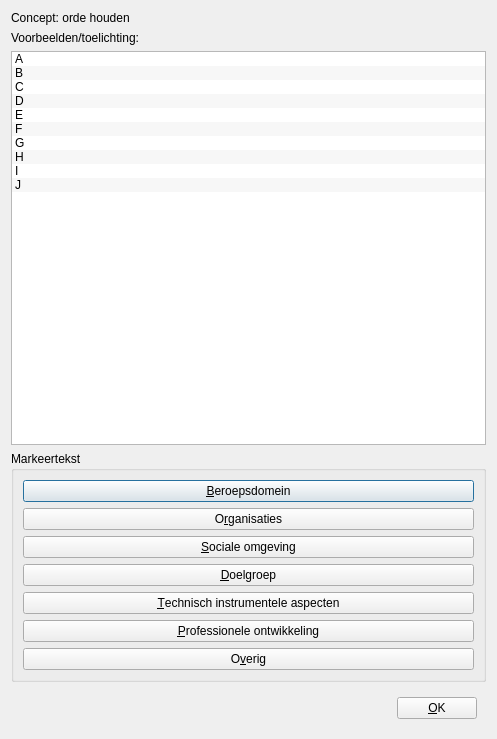
<?xml version="1.0" encoding="UTF-8"?>
<ui version="4.0">
 <class>QtRateExamplesDialog</class>
 <widget class="QDialog" name="QtRateExamplesDialog">
  <property name="geometry">
   <rect>
    <x>0</x>
    <y>0</y>
    <width>497</width>
    <height>739</height>
   </rect>
  </property>
  <property name="windowTitle">
   <string>Evalueer voorbeelden</string>
  </property>
  <layout class="QVBoxLayout" name="verticalLayout">
   <item>
    <widget class="QLabel" name="label_concept_name">
     <property name="text">
      <string>Concept: orde houden</string>
     </property>
     <property name="wordWrap">
      <bool>true</bool>
     </property>
    </widget>
   </item>
   <item>
    <widget class="QLabel" name="label_above_list">
     <property name="text">
      <string>Voorbeelden/toelichting:</string>
     </property>
    </widget>
   </item>
   <item>
    <widget class="QListWidget" name="list">
     <property name="verticalScrollBarPolicy">
      <enum>Qt::ScrollBarAsNeeded</enum>
     </property>
     <property name="alternatingRowColors">
      <bool>true</bool>
     </property>
     <property name="resizeMode">
      <enum>QListView::Adjust</enum>
     </property>
     <property name="wordWrap">
      <bool>true</bool>
     </property>
     <item>
      <property name="text">
       <string>A</string>
      </property>
      <property name="icon">
       <iconset resource="../Brainweaver/Brainweaver.qrc">
        <normaloff>:/images/PicRed14x14.png</normaloff>:/images/PicRed14x14.png</iconset>
      </property>
     </item>
     <item>
      <property name="text">
       <string>B</string>
      </property>
      <property name="icon">
       <iconset resource="../Brainweaver/Brainweaver.qrc">
        <normaloff>:/images/PicOrange14x14.png</normaloff>:/images/PicOrange14x14.png</iconset>
      </property>
     </item>
     <item>
      <property name="text">
       <string>C</string>
      </property>
      <property name="icon">
       <iconset resource="../Brainweaver/Brainweaver.qrc">
        <normaloff>:/images/PicYellow14x14.png</normaloff>:/images/PicYellow14x14.png</iconset>
      </property>
     </item>
     <item>
      <property name="text">
       <string>D</string>
      </property>
      <property name="icon">
       <iconset resource="../Brainweaver/Brainweaver.qrc">
        <normaloff>:/images/PicGreen14x14.png</normaloff>:/images/PicGreen14x14.png</iconset>
      </property>
     </item>
     <item>
      <property name="text">
       <string>E</string>
      </property>
      <property name="icon">
       <iconset resource="../Brainweaver/Brainweaver.qrc">
        <normaloff>:/images/PicCyan14x14.png</normaloff>:/images/PicCyan14x14.png</iconset>
      </property>
     </item>
     <item>
      <property name="text">
       <string>F</string>
      </property>
      <property name="icon">
       <iconset resource="../Brainweaver/Brainweaver.qrc">
        <normaloff>:/images/PicBlue14x14.png</normaloff>:/images/PicBlue14x14.png</iconset>
      </property>
     </item>
     <item>
      <property name="text">
       <string>G</string>
      </property>
      <property name="icon">
       <iconset resource="../Brainweaver/Brainweaver.qrc">
        <normaloff>:/images/PicPurple14x14.png</normaloff>:/images/PicPurple14x14.png</iconset>
      </property>
     </item>
     <item>
      <property name="text">
       <string>H</string>
      </property>
      <property name="icon">
       <iconset resource="../Brainweaver/Brainweaver.qrc">
        <normaloff>:/images/PicWhite14x14.png</normaloff>:/images/PicWhite14x14.png</iconset>
      </property>
     </item>
     <item>
      <property name="text">
       <string>I</string>
      </property>
      <property name="icon">
       <iconset resource="../Brainweaver/Brainweaver.qrc">
        <normaloff>:/images/PicWhite14x14.png</normaloff>:/images/PicWhite14x14.png</iconset>
      </property>
     </item>
     <item>
      <property name="text">
       <string>J</string>
      </property>
      <property name="icon">
       <iconset resource="../Brainweaver/Brainweaver.qrc">
        <normaloff>:/images/PicWhite14x14.png</normaloff>:/images/PicWhite14x14.png</iconset>
      </property>
     </item>
    </widget>
   </item>
   <item>
    <widget class="QGroupBox" name="groupBox">
     <property name="layoutDirection">
      <enum>Qt::LeftToRight</enum>
     </property>
     <property name="title">
      <string>Markeertekst</string>
     </property>
     <layout class="QVBoxLayout" name="verticalLayout_2">
      <item>
       <widget class="QPushButton" name="button_prof">
        <property name="sizePolicy">
         <sizepolicy hsizetype="Minimum" vsizetype="Minimum">
          <horstretch>0</horstretch>
          <verstretch>0</verstretch>
         </sizepolicy>
        </property>
        <property name="text">
         <string>&amp;Beroepsdomein</string>
        </property>
        <property name="icon">
         <iconset resource="../Brainweaver/Brainweaver.qrc">
          <normaloff>:/images/PicRed14x14.png</normaloff>:/images/PicRed14x14.png</iconset>
        </property>
        <property name="checkable">
         <bool>false</bool>
        </property>
        <property name="flat">
         <bool>false</bool>
        </property>
       </widget>
      </item>
      <item>
       <widget class="QPushButton" name="button_organisations">
        <property name="sizePolicy">
         <sizepolicy hsizetype="Minimum" vsizetype="Minimum">
          <horstretch>0</horstretch>
          <verstretch>0</verstretch>
         </sizepolicy>
        </property>
        <property name="text">
         <string>O&amp;rganisaties</string>
        </property>
        <property name="icon">
         <iconset resource="../Brainweaver/Brainweaver.qrc">
          <normaloff>:/images/PicOrange14x14.png</normaloff>:/images/PicOrange14x14.png</iconset>
        </property>
       </widget>
      </item>
      <item>
       <widget class="QPushButton" name="button_social">
        <property name="sizePolicy">
         <sizepolicy hsizetype="Minimum" vsizetype="Minimum">
          <horstretch>0</horstretch>
          <verstretch>0</verstretch>
         </sizepolicy>
        </property>
        <property name="text">
         <string>&amp;Sociale omgeving</string>
        </property>
        <property name="icon">
         <iconset resource="../Brainweaver/Brainweaver.qrc">
          <normaloff>:/images/PicYellow14x14.png</normaloff>:/images/PicYellow14x14.png</iconset>
        </property>
       </widget>
      </item>
      <item>
       <widget class="QPushButton" name="button_target_audience">
        <property name="sizePolicy">
         <sizepolicy hsizetype="Minimum" vsizetype="Minimum">
          <horstretch>0</horstretch>
          <verstretch>0</verstretch>
         </sizepolicy>
        </property>
        <property name="text">
         <string>&amp;Doelgroep</string>
        </property>
        <property name="icon">
         <iconset resource="../Brainweaver/Brainweaver.qrc">
          <normaloff>:/images/PicGreen14x14.png</normaloff>:/images/PicGreen14x14.png</iconset>
        </property>
       </widget>
      </item>
      <item>
       <widget class="QPushButton" name="button_ti_knowledge">
        <property name="sizePolicy">
         <sizepolicy hsizetype="Minimum" vsizetype="Minimum">
          <horstretch>0</horstretch>
          <verstretch>0</verstretch>
         </sizepolicy>
        </property>
        <property name="text">
         <string>&amp;Technisch instrumentele aspecten</string>
        </property>
        <property name="icon">
         <iconset resource="../Brainweaver/Brainweaver.qrc">
          <normaloff>:/images/PicCyan14x14.png</normaloff>:/images/PicCyan14x14.png</iconset>
        </property>
       </widget>
      </item>
      <item>
       <widget class="QPushButton" name="button_prof_development">
        <property name="sizePolicy">
         <sizepolicy hsizetype="Minimum" vsizetype="Minimum">
          <horstretch>0</horstretch>
          <verstretch>0</verstretch>
         </sizepolicy>
        </property>
        <property name="text">
         <string>&amp;Professionele ontwikkeling</string>
        </property>
        <property name="icon">
         <iconset resource="../Brainweaver/Brainweaver.qrc">
          <normaloff>:/images/PicBlue14x14.png</normaloff>:/images/PicBlue14x14.png</iconset>
        </property>
       </widget>
      </item>
      <item>
       <widget class="QPushButton" name="button_misc">
        <property name="sizePolicy">
         <sizepolicy hsizetype="Minimum" vsizetype="Minimum">
          <horstretch>0</horstretch>
          <verstretch>0</verstretch>
         </sizepolicy>
        </property>
        <property name="text">
         <string>O&amp;verig</string>
        </property>
        <property name="icon">
         <iconset resource="../Brainweaver/Brainweaver.qrc">
          <normaloff>:/images/PicPurple14x14.png</normaloff>:/images/PicPurple14x14.png</iconset>
        </property>
       </widget>
      </item>
     </layout>
    </widget>
   </item>
   <item>
    <widget class="QWidget" name="widget" native="true">
     <layout class="QHBoxLayout" name="horizontalLayout_2">
      <item>
       <spacer name="horizontalSpacer">
        <property name="orientation">
         <enum>Qt::Horizontal</enum>
        </property>
        <property name="sizeHint" stdset="0">
         <size>
          <width>40</width>
          <height>20</height>
         </size>
        </property>
       </spacer>
      </item>
      <item>
       <widget class="QPushButton" name="button_ok">
        <property name="text">
         <string>&amp;OK</string>
        </property>
       </widget>
      </item>
     </layout>
    </widget>
   </item>
  </layout>
 </widget>
 <resources>
  <include location="../Brainweaver/Brainweaver.qrc"/>
 </resources>
 <connections/>
</ui>
